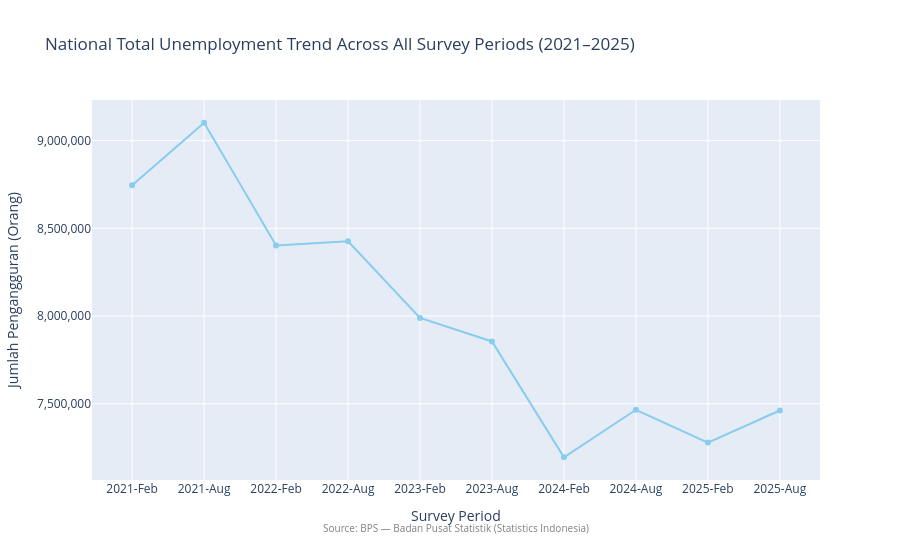

Write notebook code for a chart like this one.
### Markdown cell above
### Chart 6: National Total Unemployment Trend

**Why (Q2):** Chart 1 disaggregates unemployment by cohort. This companion chart collapses all
age groups into a single national aggregate line, making the post-pandemic recovery trajectory —
and any plateau — easier to read without the visual noise of 10 overlapping series. It is the
clearest answer to whether total unemployment is consistently declining or has levelled off.

### Code cell
nat_trend = (
    df.groupby(['year', 'period'], observed=True)['jumlah']
    .sum()
    .reset_index()
)
nat_trend['time_label_nat'] = nat_trend['year'].astype(str) + '-' + nat_trend['period'].astype(str).map(period_abbr)
nat_trend['_sort_key_nat'] = nat_trend['year'].astype(int) * 10 + nat_trend['period'].astype(str).map(period_sort)
nat_trend = nat_trend.sort_values('_sort_key_nat')

fig6 = px.line(
    nat_trend,
    x='time_label_nat',
    y='jumlah',
    category_orders={'time_label_nat': time_order},
    markers=True,
    color_discrete_sequence=[PLOTLY_COLORS[0]],
    title='National Total Unemployment Trend Across All Survey Periods (2021–2025)',
    labels={'time_label_nat': 'Survey Period', 'jumlah': 'Jumlah Pengangguran (Orang)'},
)
fig6.update_layout(
    xaxis_title='Survey Period',
    yaxis_title='Jumlah Pengangguran (Orang)',
    yaxis_tickformat=',',
    annotations=[{'text': SOURCE_NOTE, 'xref': 'paper', 'yref': 'paper',
                  'x': 0.5, 'y': -0.15, 'showarrow': False, 'font': {'size': 10, 'color': 'gray'}}],
)
fig6.write_html(str(OUTPUTS_DIR / 'national_trend.html'))
fig6.show()

### Figure 1 — Plotly figure (JSON) as saved in the notebook; plotly's stock layout.template omitted (floating-point values rounded to 4 significant figures)
{"data": [{"hovertemplate": "Survey Period=%{x}<br>Jumlah Pengangguran (Orang)=%{y}<extra></extra>", "legendgroup": "", "line": {"color": "rgb(136, 204, 238)", "dash": "solid"}, "marker": {"symbol": "circle"}, "mode": "lines+markers", "name": "", "orientation": "v", "showlegend": false, "type": "scatter", "x": ["2021-Feb", "2021-Aug", "2022-Feb", "2022-Aug", "2023-Feb", "2023-Aug", "2024-Feb", "2024-Aug", "2025-Feb", "2025-Aug"], "xaxis": "x", "y": [8746008, 9102052, 8402153, 8425931, 7989275, 7855075, 7194862, 7465599, 7278307, 7461507], "yaxis": "y"}], "layout": {"annotations": [{"font": {"color": "gray", "size": 10}, "showarrow": false, "text": "Source: BPS — Badan Pusat Statistik (Statistics Indonesia)", "x": 0.5, "xref": "paper", "y": -0.15, "yref": "paper"}], "legend": {"tracegroupgap": 0}, "title": {"text": "National Total Unemployment Trend Across All Survey Periods (2021–2025)"}, "xaxis": {"anchor": "y", "categoryarray": ["2021-Feb", "2021-Aug", "2022-Feb", "2022-Aug", "2023-Feb", "2023-Aug", "2024-Feb", "2024-Aug", "2025-Feb", "2025-Aug"], "categoryorder": "array", "domain": [0, 1], "title": {"text": "Survey Period"}}, "yaxis": {"anchor": "x", "domain": [0, 1], "tickformat": ",", "title": {"text": "Jumlah Pengangguran (Orang)"}}}}
